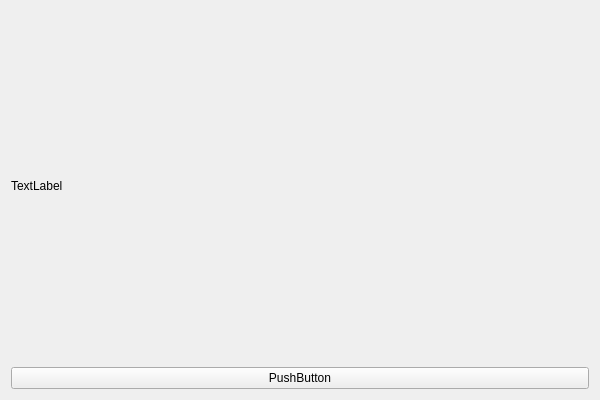
<?xml version="1.0" encoding="UTF-8"?>
<ui version="4.0">
 <class>Form</class>
 <widget class="QWidget" name="Form">
  <property name="geometry">
   <rect>
    <x>0</x>
    <y>0</y>
    <width>600</width>
    <height>400</height>
   </rect>
  </property>
  <property name="sizePolicy">
   <sizepolicy hsizetype="Expanding" vsizetype="Expanding">
    <horstretch>0</horstretch>
    <verstretch>0</verstretch>
   </sizepolicy>
  </property>
  <property name="minimumSize">
   <size>
    <width>600</width>
    <height>400</height>
   </size>
  </property>
  <property name="windowTitle">
   <string>Form</string>
  </property>
  <layout class="QVBoxLayout" name="verticalLayout">
   <item>
    <widget class="QLabel" name="label">
     <property name="text">
      <string>TextLabel</string>
     </property>
    </widget>
   </item>
   <item>
    <widget class="QPushButton" name="pushButton">
     <property name="text">
      <string>PushButton</string>
     </property>
    </widget>
   </item>
  </layout>
 </widget>
 <resources/>
 <connections/>
</ui>
